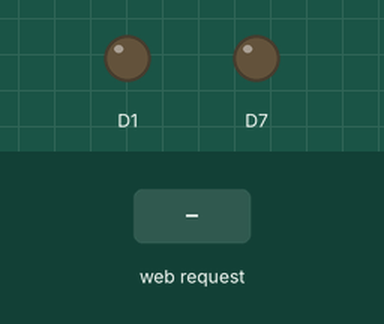
A sketch run on a simulated ESP8266 (NodeMCU). Parts: output pins drawn as LEDs (lit = HIGH). The inputs (shaded band) are chosen by the test bench. WiFi joins after 1.5 s; servers stay silent unless stated; what the sketch prints to the serial monitor is not drawn.

Above: at 2.7 s.
2.8 s: HTTP request GET /?speed=1 received
At 3.1 s:
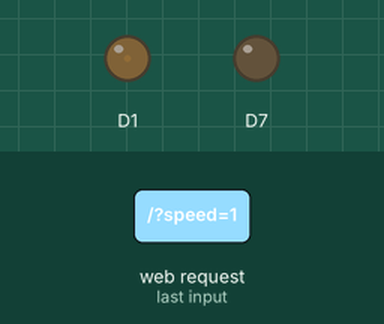
4.3 s: HTTP request GET /?speed=120 received
At 5.4 s:
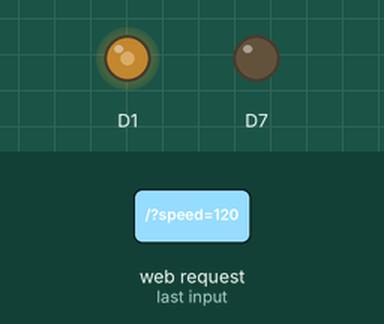
Timing chart, 0 to 7.3 s (numbered marks = the images above; inputs shaded):
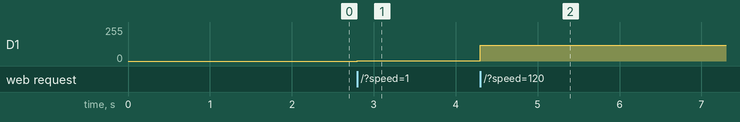

Measured:
- after the input at 2.8 s, D1: 0/255 → 1/255 at once
- after the input at 4.3 s, D1: 1/255 → 120/255 at once

The sketch:

NodeMCU_DC_slider.ino
```cpp
#include <ESP8266WiFi.h>
#include <ESP8266WebServer.h>

// WiFi 정보
const char* ssid = "TEST_SSID";
const char* password = "test1234";

ESP8266WebServer server(80); // 서버 포트 80으로 설정

void setup() {
  Serial.begin(115200);
  delay(10);

  digitalWrite(D1, HIGH);
  digitalWrite(D2, LOW);
  pinMode(D7, OUTPUT); // D1핀을 출력으로 설정

  // WiFi 연결
  Serial.println();
  Serial.print("Connecting to ");
  Serial.println(ssid);

  WiFi.begin(ssid, password);

  while (WiFi.status() != WL_CONNECTED) {
    delay(500);
    Serial.print(".");
  }

  Serial.println("");
  Serial.println("WiFi connected");

   // HTTP 요청 처리
   server.on("/", handleRoot);

   server.begin();
   Serial.println("HTTP server started");
}

void loop() {
   server.handleClient();
}

void handleRoot() {
 String html = "<html>\
<head>\
<script>\
window.onload = function(){\
var slider = document.getElementById('motorSpeed');\
slider.oninput = function(){\
var request = new XMLHttpRequest();\
request.open('GET', 'setSpeed?speed=' + this.value, true);\
request.send();\
}\
}\
</script>\
</head>\
<body>\
<h2>DC Motor Speed Control</h2>\
<p>Slide to control the speed of the motor:</p>\
<input type='range' min='0' max='1023' id='motorSpeed'>\
</body></html>";

server.send(200, "text/html", html);

if (server.hasArg("speed")) {
String speedStr=server.arg("speed");
int speed=speedStr.toInt();
analogWrite(D1,speed);
}
}
```
